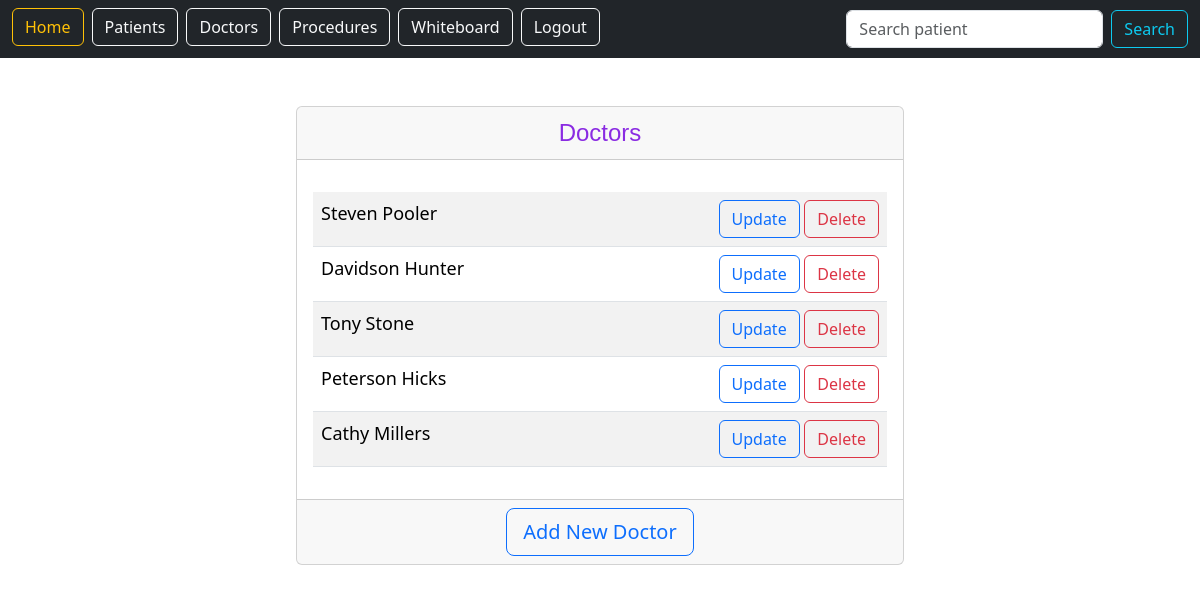
The app's page /whiteboard/doctors/ (signed in) with its own data.
### whiteboard/models.py (models this page shows)
class Doctors(models.Model):
    firstname = models.CharField('First Name', max_length=30)
    lastname = models.CharField('Last Name', max_length=30)
    def __str__(self):
        return self.firstname + ' ' + self.lastname

### whiteboard/views.py (the view)
# urls.py: path('doctors/', views.DoctorsListView.as_view(), name='doctors.list'),
class DoctorsListView(LoginRequiredMixin, ListView):   # class-based views for list of doctors
    model = Doctors
    context_object_name = "doctors"
    template_name = 'doctors/doctorslist.html'
    login_url = "/login"

### whiteboard/templates/doctors/doctorslist.html
{% extends 'base.html' %}
{% block content %}
<center>
    <div class="card" style="width: 38rem;">
        <div class="card-header" style="font-family: Helvetica; font-size: x-large; color: blueviolet;">
            Doctors
        </div>
        <div class="card-body">
            <p class="card-text">
                <table class="table table-hover table-striped">
                    {% for doctor in doctors %}
                        <tr>
                            <td style="text-align: left; font-size: large;">
                                {{ doctor }}
                            </td>
                            <td style="text-align: right; font-size: large;">
                                <a href="{% url 'doctors.update' doctor.id %}" class="btn btn-outline-primary btn-md">Update</a>
                                <a href="{% url 'doctors.delete' doctor.id %}" class="btn btn-outline-danger btn-md">Delete</a>
                            </td>
                        </tr>
                    {% endfor %}
                </table>
            </p>
        </div>
        <div class="card-footer text-muted">
            <a href="{% url 'doctors.new' %}" class="btn btn-outline-primary btn-lg">Add New Doctor</a>
        </div>
    </div>
</center>
{% endblock %}

### static/templates/base.html (style rules this page uses)
a { text-decoration: none; }

### records on screen
Doctors: firstname+lastname "Steven Pooler"
Doctors: firstname+lastname "Davidson Hunter"
Doctors: firstname+lastname "Tony Stone"
Doctors: firstname+lastname "Peterson Hicks"
Doctors: firstname+lastname "Cathy Millers"
